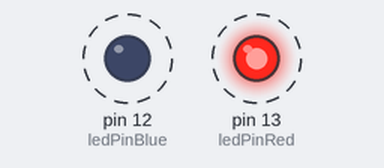
Bench run of a sketch on a simulated Arduino Uno, built with avr-gcc and run on an emulated ATmega328P. Parts: output pins drawn as LEDs (lit = HIGH). Dashed ring = blinking.

Above: at 0.2 s.
Timing chart, 0 to 3.0 s (numbered marks = the images above):
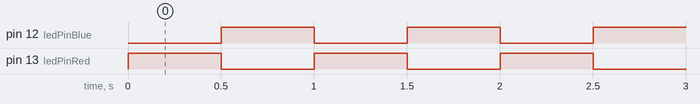

Measured:
- by itself, pin 12 (ledPinBlue), pin 13 (ledPinRed): alternates HIGH for 0.50 s and LOW for 0.50 s

The sketch:

led_blinks.ino
```cpp
/*
 Name:		led_blinks.ino
 Created:	1/14/2020 5:38:56 PM
 Author:	rober
*/

const int ledPinRed = 13;
const int ledPinBlue = 12;

// the setup function runs once when you press reset or power the board
void setup() {
    // initialize digital pin 13 as an output.
    Serial.println("Start setup");
    pinMode(ledPinRed, OUTPUT);
    pinMode(ledPinBlue, OUTPUT);
    Serial.println("End setup");
}

// the loop function runs over and over again forever
void loop() {
    Serial.println("Blink...");
    digitalWrite(ledPinRed, HIGH);   // turn the LED on (HIGH is the voltage level)
    digitalWrite(ledPinBlue, LOW);   // turn the LED on (HIGH is the voltage level)
    delay(500);              // wait for a second
    digitalWrite(ledPinRed, LOW);    // turn the LED off by making the voltage LOW
    digitalWrite(ledPinBlue, HIGH);    // turn the LED off by making the voltage LOW
    delay(500);              // wait for a second
}
```
